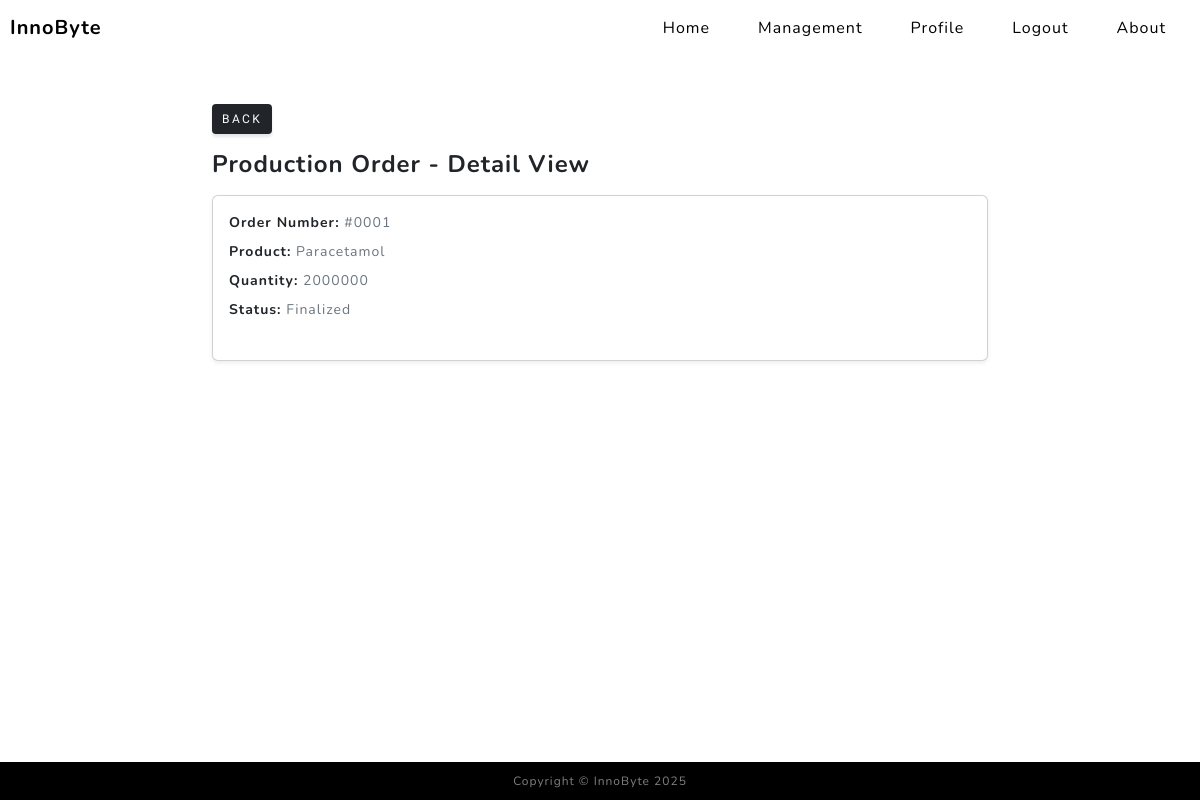
The app's page /production_order/detail/2/ (signed in) with its own data.
### curso/models.py (models this page shows, shortened)
class ProductionOrder(models.Model):
    order_number = models.CharField(max_length=50)
    product = models.ForeignKey(Product, on_delete=models.CASCADE)
    status = models.CharField(max_length=50)
    quantity = models.IntegerField()
    user = models.ForeignKey(User, on_delete=models.CASCADE)

class Product(models.Model):
    name = models.CharField(max_length=255, unique=True)
    description = models.TextField()
    production_time = models.IntegerField()
    cost_price = models.DecimalField(max_digits=10, decimal_places=2)
    category = models.ForeignKey(Category, on_delete=models.SET_NULL, null=True, blank=True)
    user = models.ForeignKey(User, on_delete=models.CASCADE)
    def __str__(self):
        return self.name

### curso/views.py (the view)
# urls.py: path("production_order/detail/<int:pk>/", views.production_order_detail, name="production_order_detail"),
@login_required
def production_order_detail(request: HttpRequest, pk: int) -> HttpResponse:
    query = get_object_or_404(ProductionOrder, id=pk, user=request.user)
    return render(request, 'curso/production_order_detail.html', {'object': query})

### curso/templates/curso/production_order_detail.html
{% extends 'curso/base.html' %}
{% block contenido %}
    <div class="container mt-4" style="max-width: 800px;">
        <a href="{% url 'curso:production_order_list' %}" class="btn btn-dark btn-sm mb-3" style="font-size: 12px; padding: 6px 10px; text-decoration: none;">
            Back
        </a>
        <h1 class="mb-3" style="font-size: 1.5rem; font-weight: bold;">Production Order - Detail View</h1>
        <div class="card p-3 shadow-sm">
            <ul class="list-unstyled" style="font-size: 14px;">
                <li class="mb-2"><strong>Order Number:</strong> <span class="text-muted">{{ object.order_number }}</span></li>
                <li class="mb-2"><strong>Product:</strong> <span class="text-muted">{{ object.product }}</span></li>
                <li class="mb-2"><strong>Quantity:</strong> <span class="text-muted">{{ object.quantity }}</span></li>
                <li class="mb-2"><strong>Status:</strong> <span class="text-muted">{{ object.status }}</span></li>
            </ul>
        </div>
    </div>
{% endblock contenido %}

### curso/templates/curso/componentes/navbar.html (style rules this page uses)
body { padding-top: 80px; }

### records on screen
ProductionOrder: order_number "#0001", product "Paracetamol", quantity "2000000", status "Finalized"
